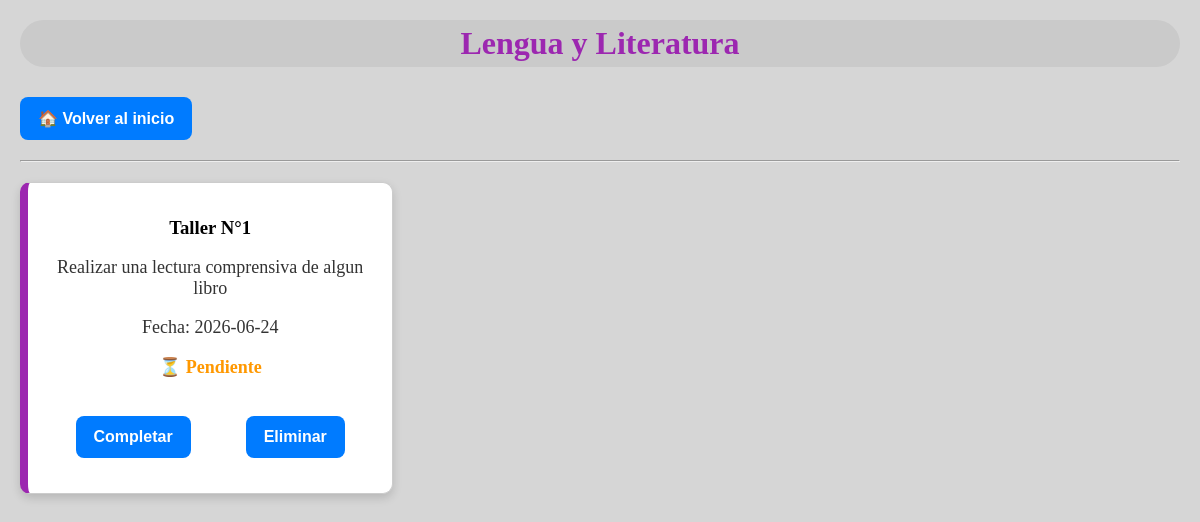
The app's page /lengua with its own data.
### tables this page shows
CREATE TABLE tareas (
        id INTEGER PRIMARY KEY AUTOINCREMENT,
        titulo TEXT,
        materia TEXT,
        descripcion TEXT,
        fecha TEXT,
        estado TEXT
    );

### app.py (the view)
@app.route("/lengua")
def lengua():
    conexion = sqlite3.connect("database.db")
    cursor = conexion.cursor()
    cursor.execute("""
    SELECT * FROM tareas
    WHERE materia = 'Lengua y Literatura'
    ORDER BY estado DESC, fecha ASC
    """)
    tareas = cursor.fetchall()
    conexion.close()
    return render_template(
        "materia.html",
        tareas=tareas,
        nombre_materia="Lengua y Literatura",
        clase_color="lengua"
    )

### templates/materia.html (shortened to what this page needs)
<!DOCTYPE html>
<html lang="en">
<head>
    <link rel="stylesheet" href="/static/styles.css">
</head>
<body>
    <h1 class="{{ clase_color }}">{{ nombre_materia }}</h1>
<a href="/">
    <button>🏠 Volver al inicio</button>
</a>
<hr>
{% if tareas %}
<div class="tareas_contenedor">
{% for tarea in tareas %}
<div class="tarea {{ clase_color }}">
    <h3>{{ tarea[1] }}</h3>
    <p>{{ tarea[3] }}</p>
    <p>Fecha: {{ tarea[4] }}</p>
    {% if tarea[5] == "Pendiente" %}
    <p class="pendiente">⏳ Pendiente</p>
{% else %}
    <p class="completada">✅ Completada</p>
{% endif %}
<div class="acciones">
{% if tarea[5] == "Pendiente" %}
<form action="/completar/{{ tarea[0] }}" method="GET">
    <button type="submit">Completar</button>
</form>
{% endif %}
<form action="/eliminar/{{ tarea[0] }}" method="GET" onsubmit="return confirm('¿Estás seguro de que deseas eliminar esta tarea?');">
    <button type="submit">Eliminar</button>
</form>
</div>
</div>
{% endfor %}
</div>
{% else %}
<p>No hay tareas registradas en esta materia.</p>
{% endif %}
</body>
</html>

### static/styles.css (style rules this page uses)
body { font-family: sanvito, cursive; background-color: #d6d6d6; margin: 0; padding: 20px; }
h1 { text-align: center; margin-bottom:10px; }
p { text-align: center; font-size: 18px; color: #333; }
form { background-color: white; padding: 20px; border-radius: 10px; }
button { background-color: #007bff; color: white; padding: 12px 18px; border: none; border-radius: 8px; cursor: pointer; font-size: 16px; font-weight: bold; }
hr { margin: 20px 0; }
.tarea { text-align: center; background-color: white; padding: 15px; border: 1px solid #ccc; border-radius: 10px; margin-bottom: 15px; }
.pendiente { color: #ff9800; font-weight: bold; }
.tarea { background-color: white; padding: 15px; border-radius: 10px; margin-bottom: 15px; border-left: 5px solid #007bff; min-height: 250px; }
.tarea.lengua { border-left: 8px solid #9c27b0; }
h1.lengua { margin:auto; background-color: #cacaca; color: #9c27b0; padding: 5px; border-radius: 30px; text-align: center; margin-bottom: 30px; }
.contenedor_formulario, .resumen, .tarea { box-shadow: 0px 4px 10px rgba(0,0,0,0.15); }
.acciones { justify-content: center; display: flex; gap: 15px; }
.tareas_contenedor { display: grid; grid-template-columns: repeat(3, 1fr); gap: 20px; }

### records on screen
tareas: materia "Lengua y Literatura", titulo "Taller N°1", descripcion "Realizar una lectura comprensiva de algun libro", fecha "2026-06-24", estado "⏳ Pendiente"
